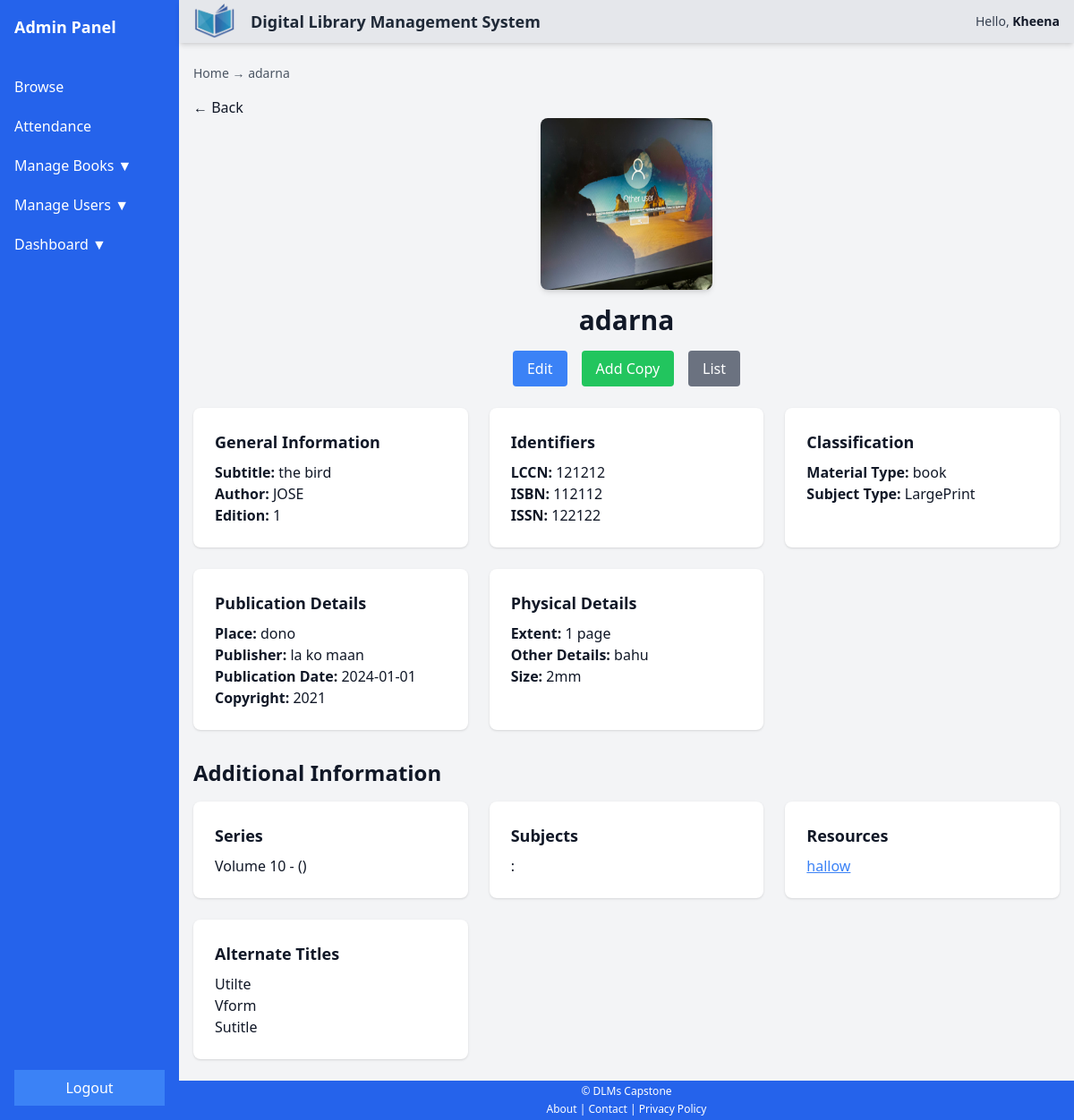
The page /dashboard/admin/Viewbook.php?title=adarna+ (signed in) on the database its author committed.
### tables this page shows
CREATE TABLE `contact` (
  `IDno` varchar(11) NOT NULL,
  `email1` varchar(100) DEFAULT NULL,
  `con1` varchar(20) DEFAULT NULL
);

CREATE TABLE `users_info` (
  `IDno` varchar(11) NOT NULL,
  `Fname` varchar(50) DEFAULT NULL,
  `Sname` varchar(50) DEFAULT NULL,
  `Mname` varchar(50) DEFAULT NULL,
  `Ename` varchar(50) DEFAULT NULL,
  `gender` varchar(10) DEFAULT NULL,
  `photo` varchar(255) DEFAULT NULL
);

CREATE TABLE `book` (
  `book_id` int(11) NOT NULL,
  `B_title` varchar(255) NOT NULL,
  `subtitle` varchar(255) DEFAULT NULL,
  `author` varchar(255) DEFAULT NULL,
  `edition` varchar(255) DEFAULT NULL,
  `LCCN` varchar(255) DEFAULT NULL,
  `ISBN` varchar(255) DEFAULT NULL,
  `ISSN` varchar(255) DEFAULT NULL,
  `MT` varchar(255) DEFAULT NULL,
  `ST` varchar(255) DEFAULT NULL,
  `place` varchar(255) DEFAULT NULL,
  `publisher` varchar(255) DEFAULT NULL,
  `Pdate` date DEFAULT NULL,
  `copyright` varchar(255) DEFAULT NULL,
  `extent` varchar(255) DEFAULT NULL,
  `Odetail` text DEFAULT NULL,
  `size` varchar(255) DEFAULT NULL,
  `url` varchar(255) DEFAULT NULL,
  `Description` text DEFAULT NULL,
  `UTitle` varchar(255) DEFAULT NULL,
  `VForm` varchar(255) DEFAULT NULL,
  `SUTitle` varchar(255) DEFAULT NULL,
  `volume` int(11) DEFAULT NULL,
  `note` varchar(50) DEFAULT NULL,
  `photo` varchar(255) DEFAULT NULL
);

### dashboard/config.php (called while the page is built, shortened)
<?php
$db_host = 'localhost';
$db_username = 'root';
$db_password = '';
$db_name = 'dlms';
$conn = mysqli_connect($db_host, $db_username, $db_password, $db_name);
$idno = isset($_SESSION['admin']) ? $_SESSION['admin']['IDno'] :
       (isset($_SESSION['student']) ? $_SESSION['student']['IDno'] : $_SESSION['librarian']['IDno']);
$combinedQuery = "
    SELECT
        contact.email1, contact.con1,
        address.municipality, address.barangay, address.province, address.DOB,
        users_info.Fname, users_info.Sname, users_info.IDno, users_info.Mname, users_info.Ename, users_info.gender, users_info.photo,
        user_details.college, user_details.course, user_details.yrLVL, user_details.A_LVL, user_details.status
    FROM contact
    JOIN address ON contact.IDno = address.IDno
    JOIN users_info ON contact.IDno = users_info.IDno
    JOIN user_details ON contact.IDno = user_details.IDno
    WHERE contact.IDno = ?
";
$stmt = $conn->prepare($combinedQuery);
$stmt->bind_param("s", $idno);
$stmt->execute();
$result = $stmt->get_result();
$userData = $result->fetch_assoc();
?>

### dashboard/admin/ViewBook.php (the view, shortened to what this page needs)
<?php
    include '../config.php';
    $title = $_GET['title'] ?? '';
    if ($title) {
        $sql = "SELECT * FROM Book WHERE B_title = ?";
        $stmt = $conn->prepare($sql);
        $stmt->bind_param("s", $title);
        if ($stmt->execute()) {
            $result = $stmt->get_result();
            if ($result->num_rows === 0) {
                $message = "No book found with that title.";
                $message_type = "error";
            } else {
                $book = $result->fetch_assoc();
            }
        } else {
            $message = "Error executing query: " . $stmt->error;
            $message_type = "error";
        }
    } else {
        $message = "No book title provided.";
        $message_type = "error";
    }
?>
<!DOCTYPE html>
<html lang="en">
<head>
    <script src="https://cdn.tailwindcss.com"></script>
</head>
<body class="flex flex-col min-h-screen bg-gray-100 text-gray-900">
    <main class="flex flex-grow">
        <?php include 'include/sidebar.php'; ?>
        <div class="flex-grow ">
        <?php include 'include/header.php'; ?>
      <div class="container mx-auto px-4 py-6 ">
<div class="text-sm text-gray-600 mb-4">
    <a href="index.php" class="hover:text-blue-800 hover:underline">Home</a> &rarr;
    <a href="ViewBook.php?title=<?php echo urlencode($book['B_title']); ?>" class="hover:text-blue-800 hover:underline">
        <?php echo htmlspecialchars($book['B_title']); ?>
    </a>
</div>
            <?php if (isset($book)): ?>
                <a href="index.php" class="hover:text-blue-800 hover:underline">&larr; Back</a>
            <div class="text-center mb-6">
                <?php if ($book['photo']): ?>
                <img src="../../pic/Book/<?php echo htmlspecialchars($book['photo']); ?>" alt="Book Photo"
                    class="w-48 h-48 mx-auto rounded-lg shadow-md">
                <?php endif; ?>
                <h2 class="text-3xl font-semibold mt-4">
                    <?php echo htmlspecialchars($book['B_title']); ?>
                </h2>
                <div class="flex justify-center gap-4 mt-4">
                    <a href="edit_book.php?title=<?php echo urlencode($book['B_title']); ?>"
                        class="bg-blue-500 text-white px-4 py-2 rounded hover:bg-blue-600">Edit</a>
                    <a href="AddBookCopy.php?title=<?php echo urlencode($book['B_title']); ?>"
                        class="bg-green-500 text-white px-4 py-2 rounded hover:bg-green-600">Add Copy</a>
                    <a href="BookList.php?title=<?php echo urlencode($book['B_title']); ?>"
                        class="bg-gray-500 text-white px-4 py-2 rounded hover:bg-gray-600">List</a>
                </div>
            </div>
            <div class="grid grid-cols-1 sm:grid-cols-2 lg:grid-cols-3 gap-6">
                <div class="bg-white p-6 rounded-lg shadow">
                    <h3 class="text-lg font-semibold mb-2">General Information</h3>
                    <p><strong>Subtitle:</strong> <?php echo htmlspecialchars($book['subtitle']); ?></p>
                    <p><strong>Author:</strong> <?php echo htmlspecialchars($book['author']); ?></p>
                    <p><strong>Edition:</strong> <?php echo htmlspecialchars($book['edition']); ?></p>
                </div>
                <div class="bg-white p-6 rounded-lg shadow">
                    <h3 class="text-lg font-semibold mb-2">Identifiers</h3>
                    <p><strong>LCCN:</strong> <?php echo htmlspecialchars($book['LCCN']); ?></p>
                    <p><strong>ISBN:</strong> <?php echo htmlspecialchars($book['ISBN']); ?></p>
                    <p><strong>ISSN:</strong> <?php echo htmlspecialchars($book['ISSN']); ?></p>
                </div>
                <div class="bg-white p-6 rounded-lg shadow">
                    <h3 class="text-lg font-semibold mb-2">Classification</h3>
                    <p><strong>Material Type:</strong> <?php echo htmlspecialchars($book['MT']); ?></p>
                    <p><strong>Subject Type:</strong> <?php echo htmlspecialchars($book['ST']); ?></p>
                </div>
                <div class="bg-white p-6 rounded-lg shadow">
                    <h3 class="text-lg font-semibold mb-2">Publication Details</h3>
                    <p><strong>Place:</strong> <?php echo htmlspecialchars($book['place']); ?></p>
                    <p><strong>Publisher:</strong> <?php echo htmlspecialchars($book['publisher']); ?></p>
                    <p><strong>Publication Date:</strong> <?php echo htmlspecialchars($book['Pdate']); ?></p>
                    <p><strong>Copyright:</strong> <?php echo htmlspecialchars($book['copyright']); ?></p>
                </div>
                <div class="bg-white p-6 rounded-lg shadow">
                    <h3 class="text-lg font-semibold mb-2">Physical Details</h3>
                    <p><strong>Extent:</strong> <?php echo htmlspecialchars($book['extent']); ?></p>
                    <p><strong>Other Details:</strong> <?php echo htmlspecialchars($book['Odetail']); ?></p>
                    <p><strong>Size:</strong> <?php echo htmlspecialchars($book['size']); ?></p>
                </div>
            </div>
            <div class="mt-8">
    <h3 class="text-2xl font-semibold mb-4">Additional Information</h3>
    <div class="grid grid-cols-1 sm:grid-cols-2 lg:grid-cols-3 gap-6">
        <div class="bg-white p-6 rounded-lg shadow">
            <h4 class="text-lg font-semibold mb-2">Series</h4>
            <ul class="list-none list-inside">
                <li>Volume <?php echo htmlspecialchars($book['volume']); ?> - <?php echo htmlspecialchars($book['IL']); ?> (<?php echo htmlspecialchars($book['F_and_P']); ?>)</li>
            </ul>
        </div>
        <div class="bg-white p-6 rounded-lg shadow">
            <h4 class="text-lg font-semibold mb-2">Subjects</h4>
            <ul class="list-none list-inside">
                <li><?php echo htmlspecialchars($book['Sub_Head']) . ": " . htmlspecialchars($book['Sub_Head_input']); ?></li>
            </ul>
        </div>
        <div class="bg-white p-6 rounded-lg shadow">
            <h4 class="text-lg font-semibold mb-2">Resources</h4>
            <ul class="list-none list-inside">
                <?php if (!empty($book['url']) && !empty($book['Description'])): ?>
                    <li><a href="<?php echo htmlspecialchars($book['url']); ?>" class="text-blue-500 underline" target="_blank"><?php echo htmlspecialchars($book['Description']); ?></a></li>
                <?php elseif (!empty($book['url'])): ?>
                    <li><a href="<?php echo htmlspecialchars($book['url']); ?>" class="text-blue-500 underline" target="_blank">No description available</a></li>
                <?php elseif (!empty($book['Description'])): ?>
                    <li><?php echo htmlspecialchars($book['Description']); ?></li>
                <?php else: ?>
                    <li>No link or description available.</li>
                <?php endif; ?>
            </ul>
        </div>
        <div class="bg-white p-6 rounded-lg shadow">
            <h4 class="text-lg font-semibold mb-2">Alternate Titles</h4>
            <ul class="list-none list-inside">
                <li><?php echo htmlspecialchars($book['UTitle']); ?></li>
                <li><?php echo htmlspecialchars($book['VForm']); ?></li>
                <li><?php echo htmlspecialchars($book['SUTitle']); ?></li>
            </ul>
        </div>
    </div>
</div>
            <?php endif; ?>
        </div>
          <footer class="bg-blue-600 text-white mt-auto">
            <?php include 'include/footer.php'; ?>
        </footer>
    </main>
</body>
</html>

### dashboard/admin/include/sidebar.php (shortened to what this page needs)
<aside class="bg-blue-600 text-white sticky top-0 z-1000 flex flex-col w-1/6 max-h-screen">
    <div class="p-4 font-bold text-lg border-b border-blue-600">
        Admin Panel
    </div>
    <nav class="flex-grow">
        <ul class="space-y-1 py-4">
            <li>
                <a href="index.php" class="block py-2 px-4 <?php echo (basename($_SERVER['PHP_SELF']) == 'index.php') ? 'bg-blue-700' : ''; ?> hover:bg-blue-700">Browse</a>
            </li>
            <li>
                <a href="QRscan/index.php" class="block py-2 px-4 <?php echo (basename($_SERVER['PHP_SELF']) == 'index.php' && strpos($_SERVER['REQUEST_URI'], 'QRscan/') !== false) ? 'bg-blue-700' : ''; ?> hover:bg-blue-700">Attendance</a>
            </li>
            <li class="relative group">
                <button class="w-full flex justify-between items-center py-2 px-4 hover:bg-blue-700">
                    Manage Books ▼
                </button>
            </li>
            <li class="relative group">
                <button class="w-full flex justify-between items-center py-2 px-4 hover:bg-blue-700">
                    Manage Users ▼
                </button>
            </li>
            <li class="relative group">
                <button class="w-full flex justify-between items-center py-2 px-4 hover:bg-blue-700">
                    Dashboard ▼
                </button>
            </li>
        </ul>
    </nav>
    <div class="py-4 px-4">
        <a href="#" id="logoutBtn" class="block py-2 px-4 bg-blue-500 text-white text-center <?php echo (basename($_SERVER['PHP_SELF']) == 'logout.php') ? 'bg-blue-700' : ''; ?> hover:bg-blue-700">Logout</a>
    </div>
</aside>

### dashboard/admin/include/header.php
<div class="flex sticky top-0 shadow-md z-10 items-center justify-between bg-gray-200 w-full h-[3rem] shadow-md">
    <div class="flex items-center">
        <a href="#">
            <img src="../../Registration/pic/logo wu.png" alt="Logo" class="w-12 m-4">
        </a>
        <strong class="text-lg font-semibold text-gray-800">
            Digital Library Management System
        </strong>
    </div>
    <div class="flex items-center space-x-4 m-4">
        <?php if ($userData): ?>
            <span class="text-sm text-gray-700 font-medium">Hello,
                <strong class="text-gray-900"><?php echo htmlspecialchars($userData['Fname']); ?></strong>
            </span>
        <?php else: ?>
            <span class="text-sm text-gray-700 font-medium">Hello, <strong class="text-gray-900">Guest</strong></span>
        <?php endif; ?>
    </div>
</div>

### dashboard/admin/include/footer.php
<footer class="bg-blue-600 text-white p-1 mt-auto text-xs">
  <div class="container mx-auto text-center">
    <p>&copy; DLMs Capstone</p>
    <div class="mt-1">
      <a href="#" class="text-white hover:underline text-xs">About</a> |
      <a href="#" class="text-white hover:underline text-xs">Contact</a> |
      <a href="#" class="text-white hover:underline text-xs">Privacy Policy</a>
    </div>
  </div>
</footer>

### rows shown on the page
contact: IDno.Fname "Kheena"
book: B_title "adarna", photo (picture), subtitle "the bird", author "JOSE", edition "1", LCCN "121212", ISBN "112112", ISSN "122122", MT "book", ST "LargePrint", place "dono", publisher "la ko maan", Pdate "2024-01-01", copyright "2021", extent "1 page", Odetail "bahu", size "2mm", volume "10", Description "hallow", UTitle "Utilte", VForm "Vform", SUTitle "Sutitle"
